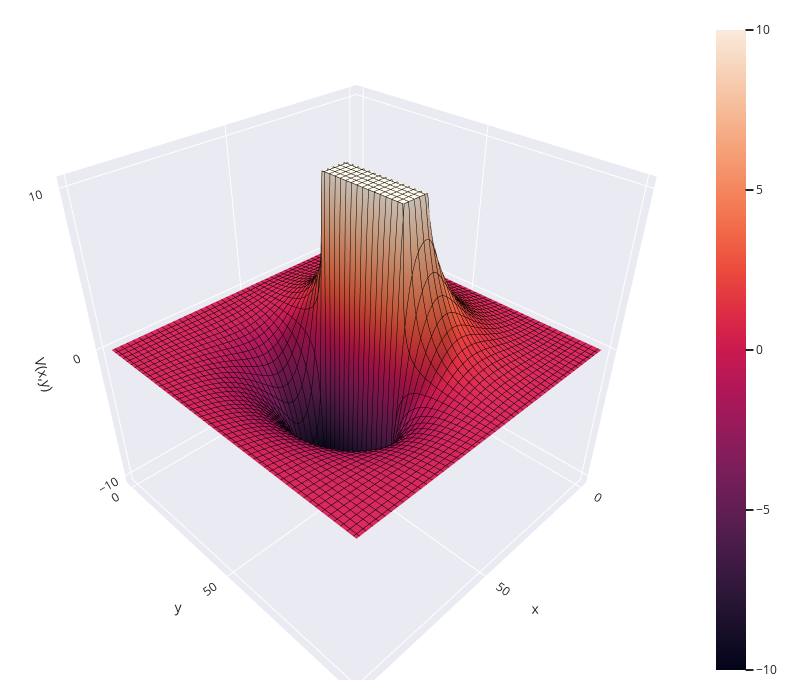

The code cell stored with this chart in its notebook:
### Code cell
#LaplaceLine resuelve la ecuación de Laplace por relajación.

#plate_width es el ancho en en el eje x del capacitor
#plate_length el largo del capacitor, sobre el eje y

def LaplaceTwoLines(V0 = 10, ρ0 = 1, N = 100, Niter = 100, plate_width = 10, plate_length  = 15, d = 3):
    V = zeros((N, N), float)
    ρ = zeros((N, N), float)

    center = N/2; δ = d/2 ;
    
    lim1 = int(center - δ) - plate_width ;lim2 = int(center - δ)
    lim3 = int(center + δ); lim4 = int(center + δ) + plate_width
    l1 = int(center - 0.5*plate_length); l2 = int(center + 0.5*plate_length)
    
    plate_vpositions = np.concatenate((np.arange(lim1,lim2), np.arange(lim3,lim4)))
    plate_hpositions = np.arange(l1,l2)
    
    for w in range(plate_width):
        for k in plate_hpositions: 
            V[lim1 + w, k] = V0
            ρ[lim1 + w, k] = ρ0
        for k in plate_hpositions:
            V[lim3 + w, k] = -V0   
            ρ[lim1 + w, k] = -ρ0
            
    for iter in range(Niter):
        for i in range(1, N-1):
            for j in range(1, N-1):
                if (i in plate_vpositions) and (j in plate_hpositions):
                    V[i,j] = V[i,j]
                else:
                    V[i,j] = 0.25*(V[i+1,j] + V[i-1,j] + V[i,j+1] + V[i,j-1]) + np.pi*ρ[i,j]
                    
    x = range(N)
    y = range(N)
    X, Y = p.meshgrid(x, y)

    def functz(V):
        z = V[X,Y]
        return z

    Z = functz(V)
    return X, Y, Z

x,y,v = LaplaceTwoLines(N=100, Niter=300, plate_width=10, plate_length = 30, d=1)

#Gráfica con Plotly
fig = go.Figure(
    go.Surface(x=x, y=y, z = v,
               contours = {"x": {"show": True, "start": 2, "end": 100, "size": 2, "color":"black"},
                           "y": {"show": True, "start": 2, "end": 100, "size": 2, "color":"black"}}
              )
)
fig.update_layout(
                  autosize=False,
                  margin=dict(l=20, r=20, t=20, b=20),
                  width=800, height=700,
                  paper_bgcolor='rgba(0,0,0,0)',
                  template = template,
                  scene_aspectmode='cube',
                  scene = dict( 
                      xaxis = dict(nticks=3),
                      yaxis = dict(nticks=3),
                      zaxis = dict(nticks=3),
                      zaxis_title = 'V(x,y)'
                              )
                  )
fig.show()

### Figure 1 — Plotly figure (JSON) as saved in the notebook; plotly's stock layout.template omitted (floating-point values rounded to 4 significant figures; data arrays with more than 128 entries replaced by an {"elided": "..."} marker saying what was removed)
{"data": [{"contours": {"x": {"color": "black", "end": 100, "show": true, "size": 2, "start": 2}, "y": {"color": "black", "end": 100, "show": true, "size": 2, "start": 2}}, "type": "surface", "x": {"elided": "100x100 int values"}, "y": {"elided": "100x100 int values"}, "z": {"elided": "100x100 float values"}}], "layout": {"autosize": false, "height": 700, "margin": {"b": 20, "l": 20, "r": 20, "t": 20}, "paper_bgcolor": "rgba(0,0,0,0)", "scene": {"aspectmode": "cube", "xaxis": {"nticks": 3}, "yaxis": {"nticks": 3}, "zaxis": {"nticks": 3, "title": {"text": "V(x,y)"}}}, "width": 800}}
